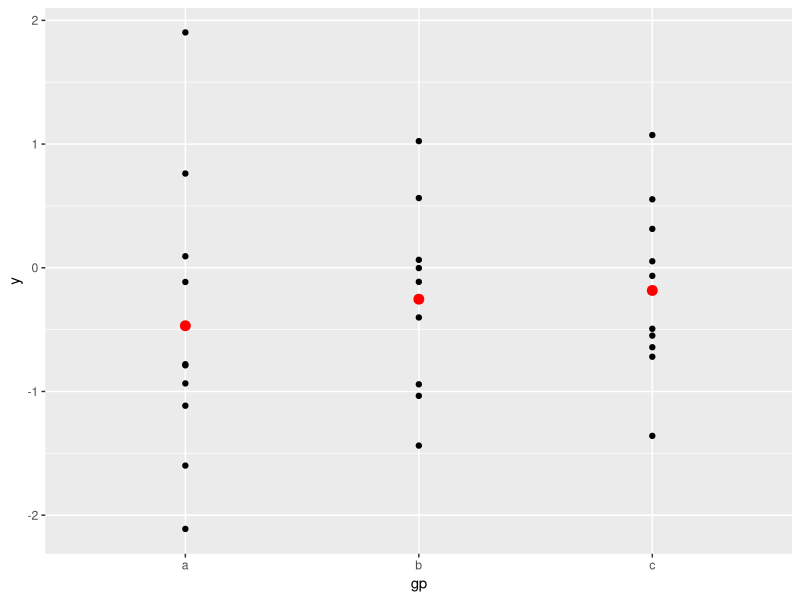

R code for this plot:
df <- data.frame(gp = factor(rep(letters[1:3], each = 10)),
                 y = rnorm(30))
library(plyr)
require(ggplot2)
ds <- ddply(df, .(gp), summarise, mean = mean(y), sd = sd(y))
SmartR.plot <- ggplot(df, aes(x = gp, y = y)) +
   geom_point() +
   geom_point(data = ds, aes(y = mean),
              colour = 'red', size = 3)
